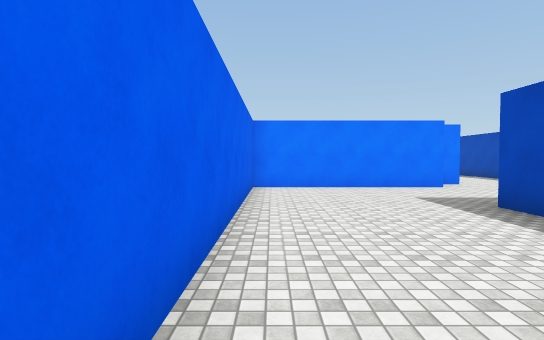
[1] (above)

24 first-person views from a walk through a Unity game level. The camera is 1.5 m above the floor, tilts 2° down and sees 80° across. The floor is counted in squares, 2 m on a side. Each view is taken from the middle of a square. On the plan, view 1 faces up. The plan holds only what a view shows up to about 11 squares ahead; the rest is blank. The place goes on beyond the plan. The player character is not drawn. Surface patterns are stand-ins for the level's own textures.

[2]
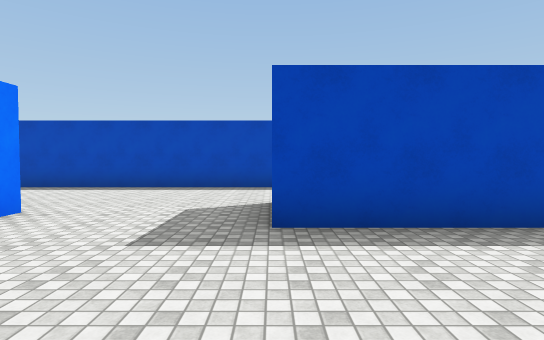

[3]
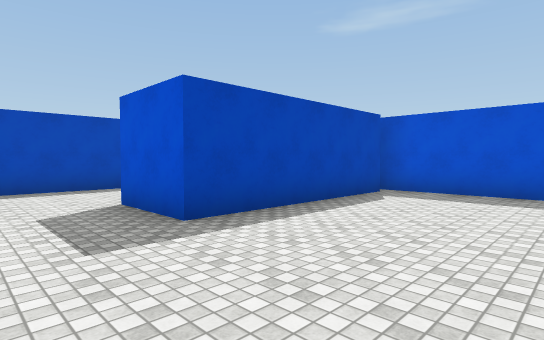

[4]
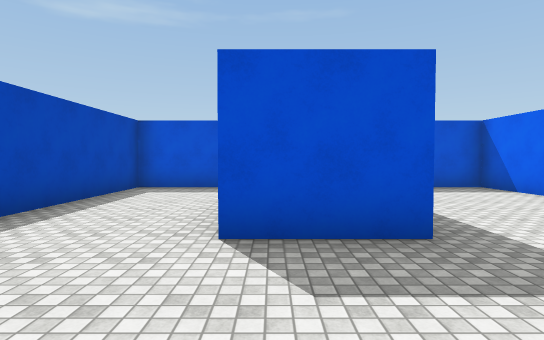

[5]
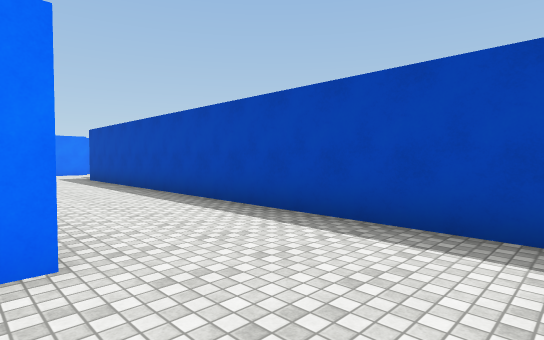

[6]
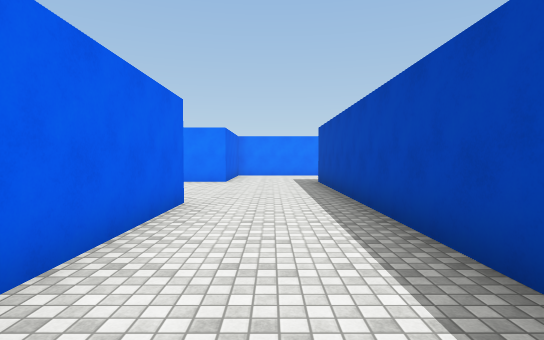

[7]
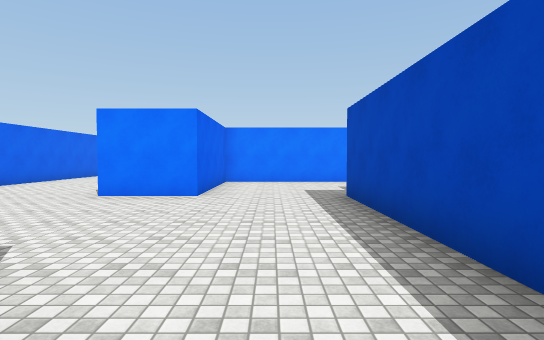

[8]
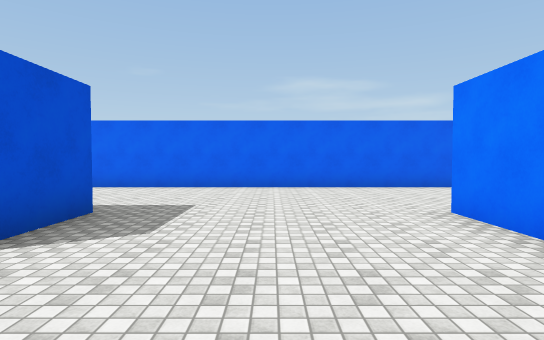

[9]
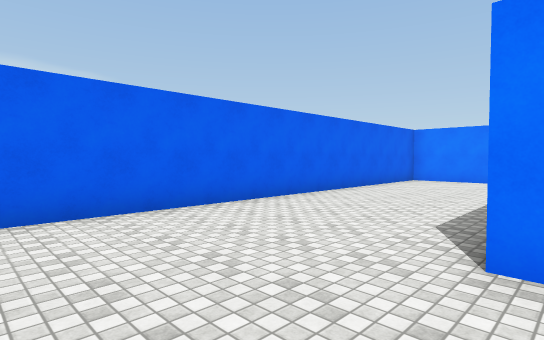

[10]
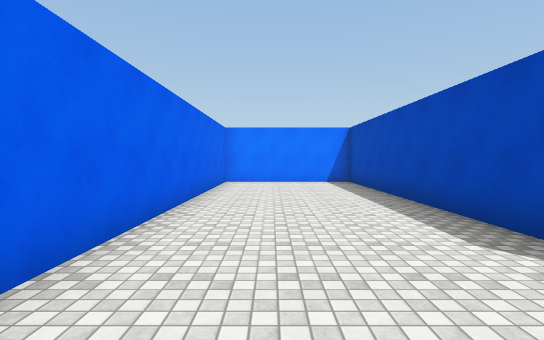

[11]
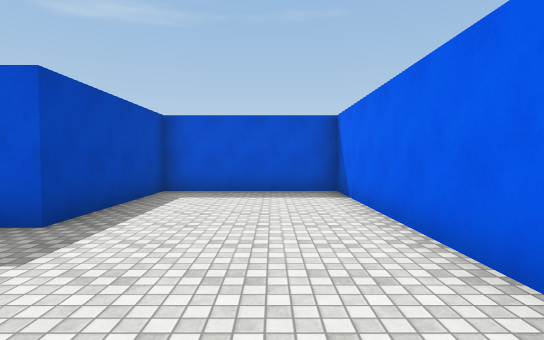

[12]
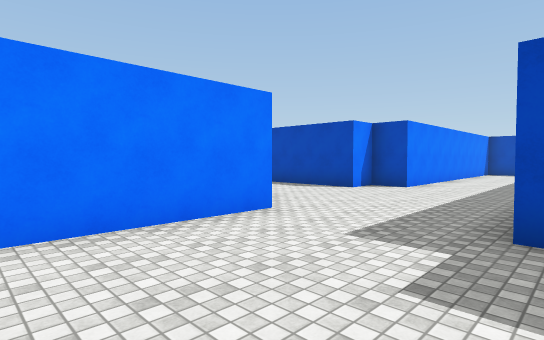

[13]
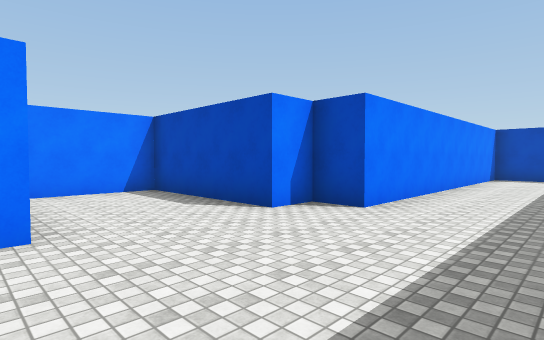

[14]
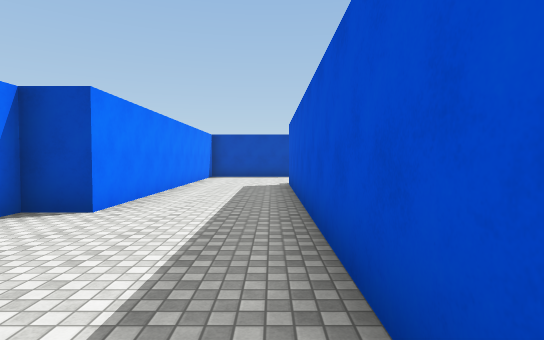

[15]
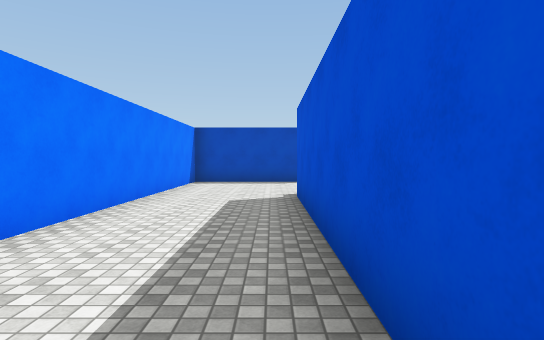

[16]
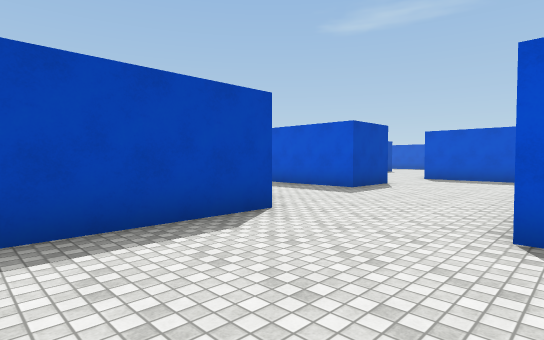

[17]
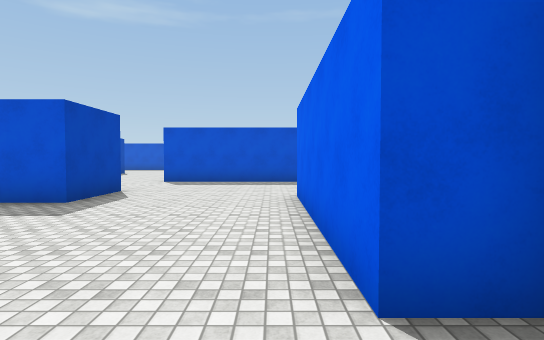

[18]
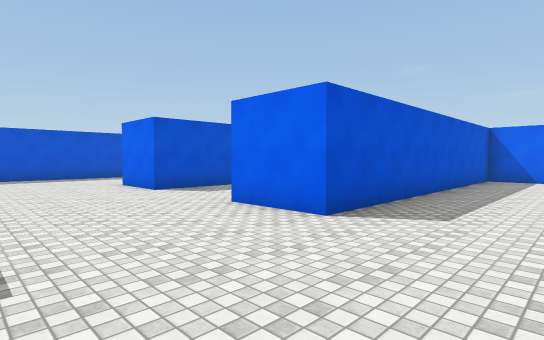

[19]
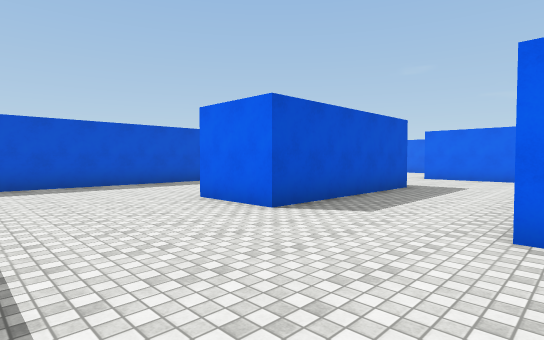

[20]
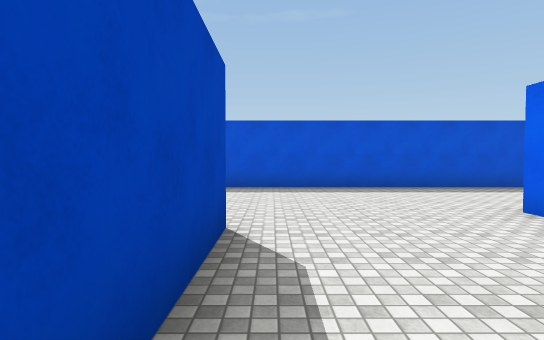

[21]
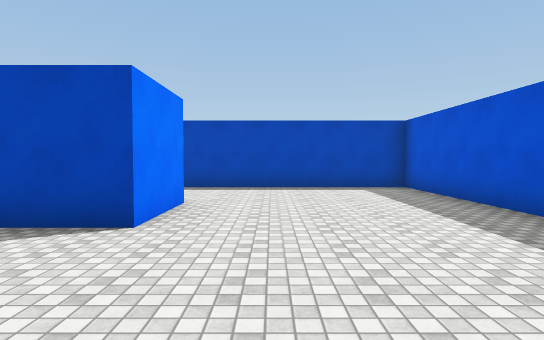

[22]
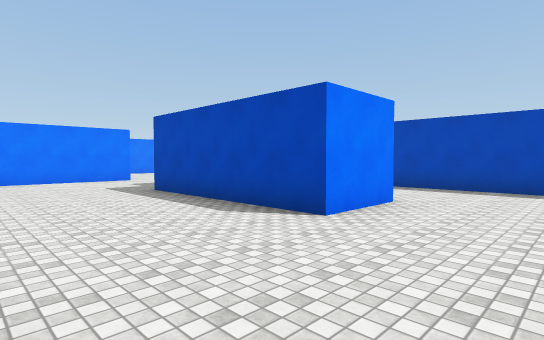

[23]
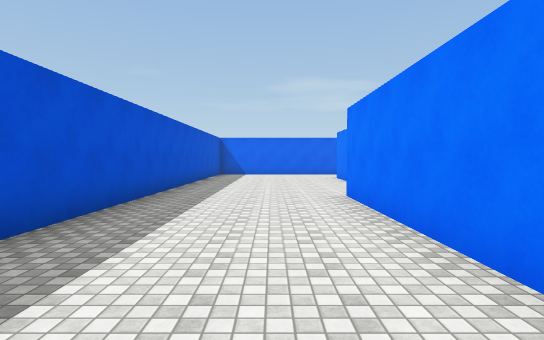

[24]
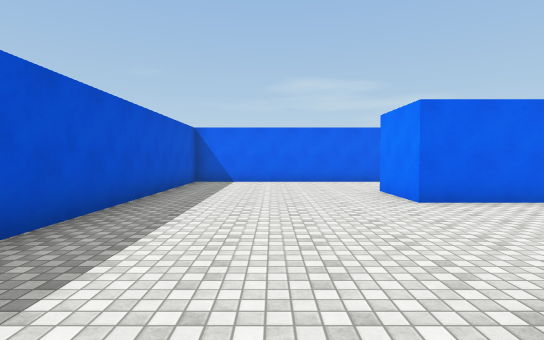

### Floor plan
Points are (right, up) in squares from view 1. A wall is a line through its corners. A room is listed if a view was taken in it or the views show most of it. See-through windows are left out.
Room 1 (views 1, 2, 3, 4, 5, 6, 7, 8, 9, 10, 11, 12, 13, 14, 15, 16, 17, 18, 19, 20, 21, 22, 23, 24)
walls: (15.5, 12) (15.5, 10.5) (24.5, 10.5) (24.5, 8.5); (15.5, 7.2) (15.5, 4.5) (13.5, 4.5); (19.5, 5.5) (24.5, 5.5) (24.5, 3.5) (19.5, 3.5); (24.5, 13.5) (24.5, 15.5) (27.5, 15.5); (19.6, 19.5) (20.5, 19.5) (20.5, 14.5); (10.5, 5.5) (10.5, -0.5) (33.5, -0.5) (33.5, 5.9); (23.5, 19.5) (23.5, 23.5) (14.5, 23.5) (14.5, 24.5) (13.5, 24.5) (13.5, 28.5) (11, 28.5); (10.5, 20.5) (19.5, 20.5); (5.6, 9.5) (5, 9.5); (5.5, 14.5) (5.5, 10.8); (29.1, 13.5) (26, 13.5); (4.6, 8.5) (-0.5, 8.5) (-0.5, -0.5) (3.8, -0.5); (9.5, 23.5) (5.5, 23.5) (5.5, 19.5) (3.5, 19.5); (30.5, 4.5) (28.5, 4.5) (28.5, 9.5); (3.5, 20.9) (3.5, 28.5) (-0.5, 28.5) (-0.5, 10.5) (3.5, 10.5) (3.5, 14.5) (5.1, 14.5); (6.4, -0.5) (8.5, -0.5) (8.5, 19.5); (3.5, 0) (3.5, 5) (5.5, 5)

Where each view was taken, in squares from view 1:
view 1: 0 up, 0 right, facing up
view 2: 5 up, 0 right, facing right
view 3: 7 up, 0 right, facing down-right
view 4: 8 up, 5 right, facing down
view 5: 7 up, 5 right, facing up-right
view 6: 9 up, 7 right, facing up
view 7: 13 up, 7 right, facing up
view 8: 17 up, 8 right, facing left
view 9: 17 up, 4 right, facing up-left
view 10: 18 up, 1 right, facing up
view 11: 18 up, 1 right, facing down
view 12: 20 up, 6 right, facing up-right
view 13: 21 up, 10 right, facing up-right
view 14: 21 up, 10 right, facing right
view 15: 21 up, 13 right, facing right
view 16: 23 up, 20 right, facing down-right
view 17: 21 up, 21 right, facing down
view 18: 13 up, 28 right, facing down-left
view 19: 9 up, 28 right, facing down-left
view 20: 8 up, 28 right, facing down
view 21: 3 up, 25 right, facing right
view 22: 2 up, 25 right, facing up-right
view 23: 2 up, 26 right, facing left
view 24: 2 up, 21 right, facing left
